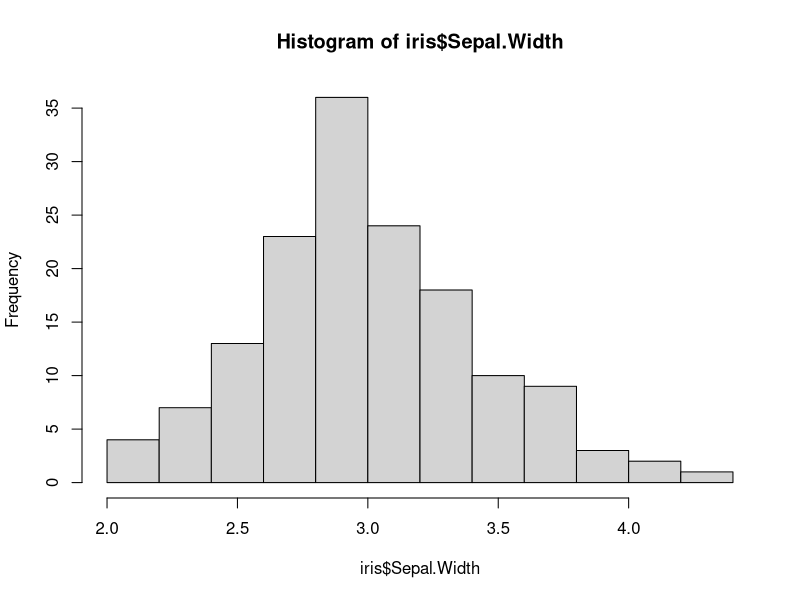
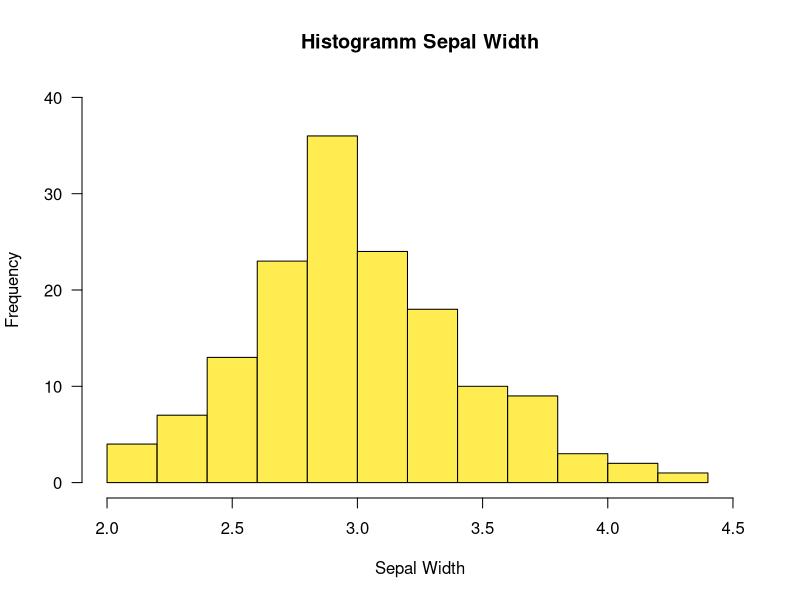
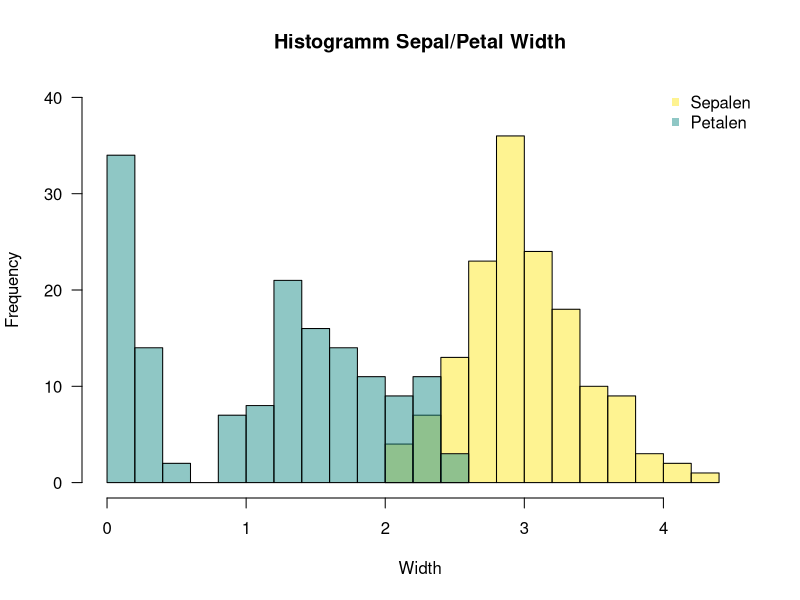

R code for these plots, in order:
##### RDA Deutschland Tagung 2020 - Advanced Track - Workshop ##### 

#################### Datenvisualisierung mit R ####################

# Histogramme

#Histogramm
require(viridis)

iris

hist(iris$Sepal.Width)

hist(iris$Sepal.Width,
     main="Histogramm Sepal Width",
     las=1,
     xlim=c(2,4.5),
     ylim=c(0,40),
     xlab="Sepal Width",
     col=viridis(2,alpha=0.8)[2])


hist(iris$Sepal.Width,
     main="Histogramm Sepal/Petal Width",
     las=1,
     xlim=c(0,4.5),
     ylim=c(0,40),
     xlab="Width",
     col=viridis(3,alpha=0.5)[3])

hist(iris$Petal.Width,
     col=viridis(3,alpha=0.5)[2],
     add=TRUE)

legend("topright",legend=c("Sepalen","Petalen"),pch=15,
       col=c(viridis(3,alpha=0.5)[3],viridis(3,alpha=0.5)[2]),
       bty="n")
